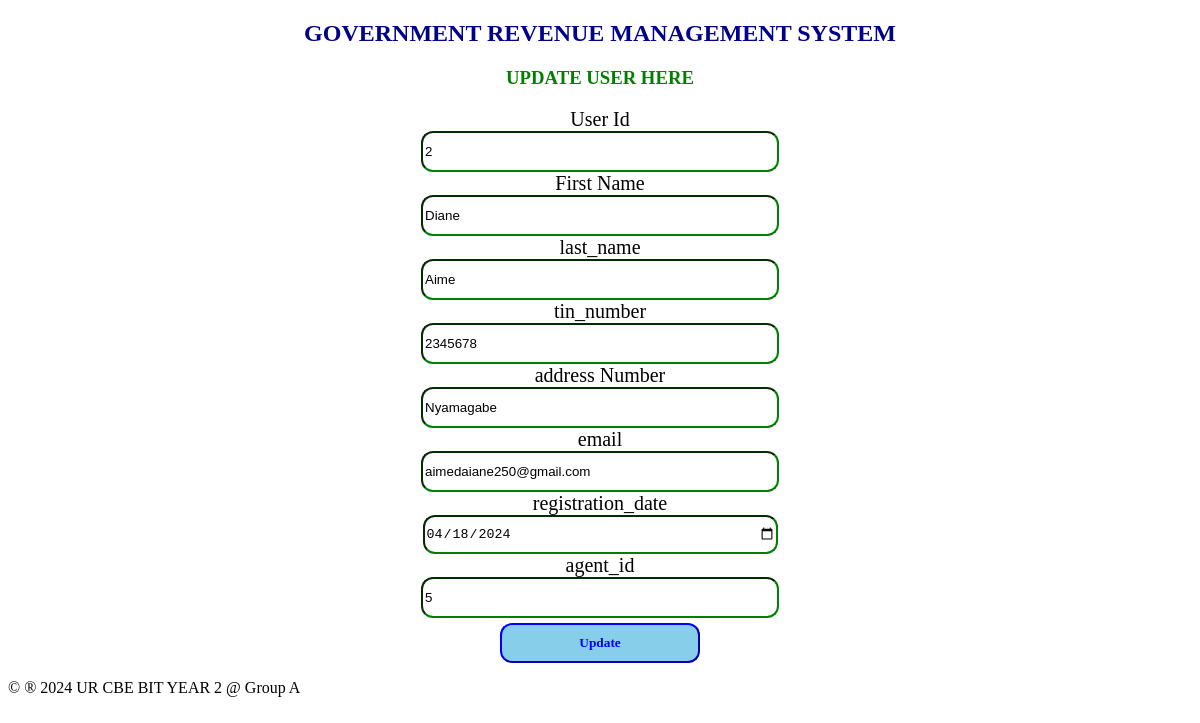
Screenshot of /user_edit.php?uid=2 with the database file from the repository.
### tables this page shows
CREATE TABLE `user` (
  `uid` int(11) NOT NULL,
  `first_name` varchar(100) NOT NULL,
  `last_name` varchar(100) NOT NULL,
  `tin_number` int(25) NOT NULL,
  `address` varchar(100) NOT NULL,
  `email` varchar(100) NOT NULL,
  `registration_date` date NOT NULL,
  `agent_id` int(11) DEFAULT NULL
);

### user_edit.php (the view, shortened to what this page needs)
<?php
include"dbconnection.php";
if ($_SERVER['REQUEST_METHOD'] == 'GET') {
  $uid = $_GET["uid"];
    $sql = "SELECT * FROM user WHERE uid=$uid";
    $result = $connection->query($sql);
    if ($result->num_rows > 0) {
        $row = $result->fetch_assoc();
        $first_name = $row["first_name"];
        $last_name = $row["last_name"];
        $tin_number = $row["tin_number"];
        $address = $row["address"];
        $email = $row["email"];
        $registration_date = $row["registration_date"];
        $agent_id = $row["agent_id"];
    } else {
        header("location: /my project/user_table.php");
        exit;
    }
}
?>
<!DOCTYPE html>
<html>
<head>
</head>
<body>
<center>
    <h2>GOVERNMENT REVENUE MANAGEMENT SYSTEM </h2>
    <h3 style="color:green;">UPDATE USER HERE</h3>
    <form method="POST" onsubmit="return confirmUpdate();">
    <label>User Id</label><br>
    <input type="text" name="uid" readonly class="input" value="<?php echo $uid; ?>"><br>
     <label>First Name</label><br>
    <input type="text" name="first_name"  class="input" value="<?php echo $first_name; ?>"><br>
    <label>last_name</label><br>
    <input type="text" name="last_name" class="input" value="<?php echo $last_name; ?>"><br>
    <label>tin_number </label><br>
    <input type="text" name="tin_number" readonly value="<?php echo $tin_number; ?>" class="input"><br>
    <label>address Number</label><br>
    <input type="text" name="address" value="<?php echo $address; ?>" class="input"><br>
    <label>email</label><br>
    <input type="text" name="email" value="<?php echo $email; ?>" class="input"><br>
    <label>registration_date</label><br>
    <input type="date" name="registration_date" value="<?php echo $registration_date; ?>" class="input"><br>
    <label>agent_id</label><br>
    <input type="text" name="agent_id" value="<?php echo $agent_id; ?>" class="input"><br>
    <input type="submit" name="submit" value="Update" class="sb">
</form>
</center>
        <footer>
            <p>&copy &reg 2024 UR CBE BIT YEAR 2 @ Group A</p>
        </footer>
</body>
</html>

### user_edit.php (style rules this page uses)
h2 { font-family:Castellar; color: darkblue; }
label { font-family: elephant; font-size: 20px; }
.sb { font-family:Georgia; padding: 10px; border-color: blue; background-color: skyblue; width: 200px; margin-top: 5px; border-radius: 12px; font-weight: bold; color: blue; }
.input { width: 350px; height: 35px; border-radius: 12px; border-color: green; }

### rows the page displays
user: first_name "Diane", last_name "Aime", tin_number "2345678", address "Nyamagabe", email "aimedaiane250@gmail.com", registration_date "04/18/2024", agent_id "5"
